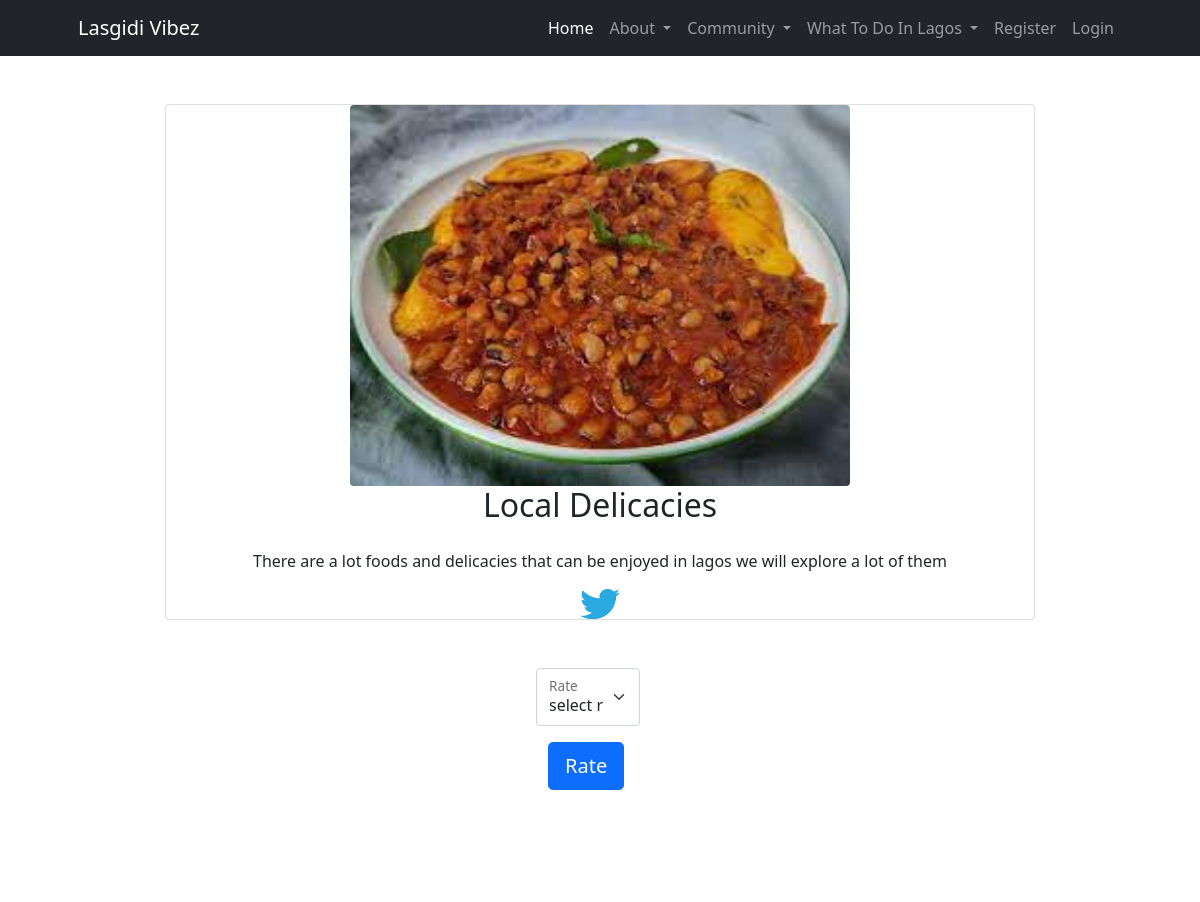
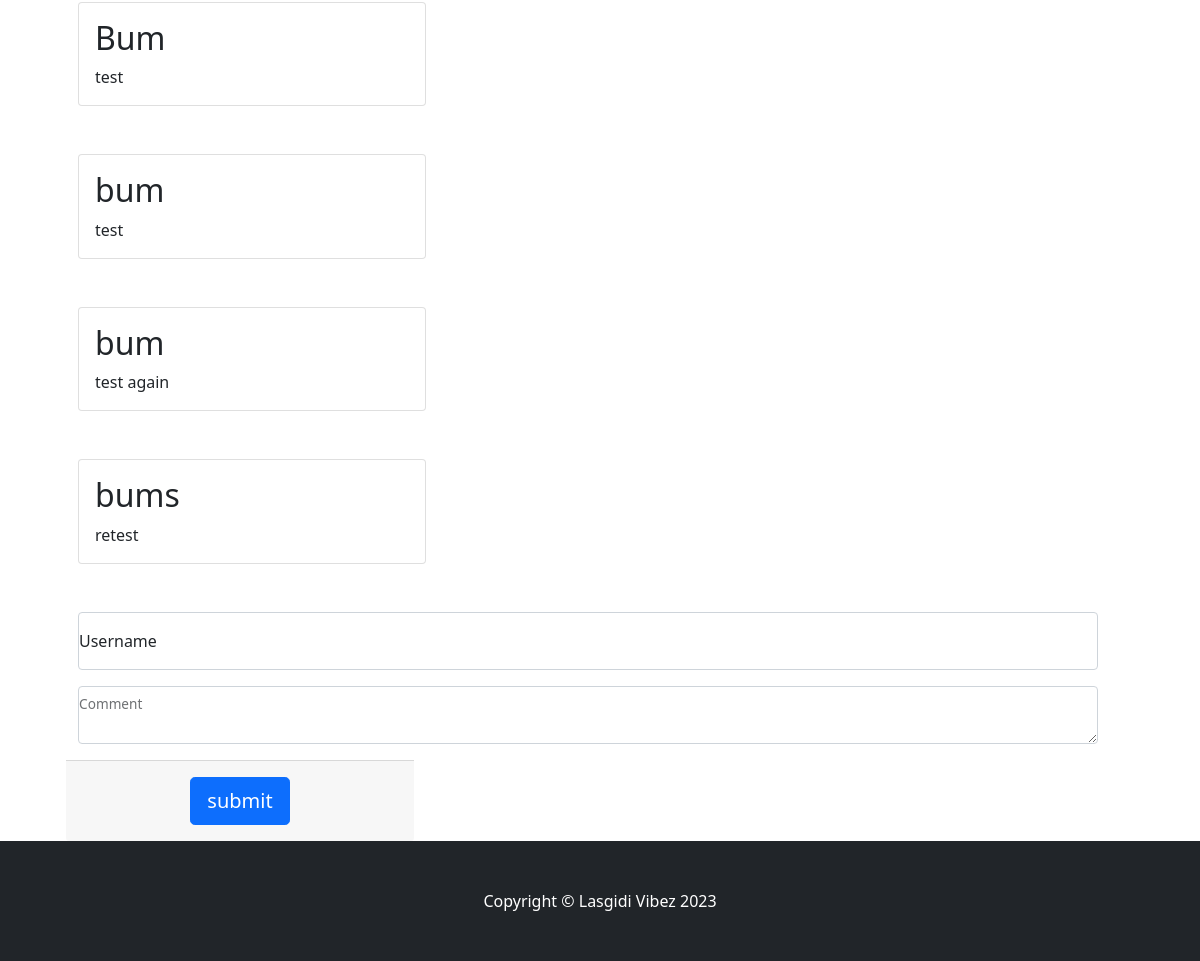
The page /viewStory.php?id=5 on the database its author committed (2 pictures, top to bottom).
### tables this page shows
CREATE TABLE `posts` (
  `id` int NOT NULL AUTO_INCREMENT,
  `title` varchar(60) NOT NULL,
  `story` varchar(255) NOT NULL,
  `category` varchar(45) DEFAULT NULL,
  `image` varchar(45) DEFAULT NULL,
  `writer` varchar(115) NOT NULL,
  `writer_id` int DEFAULT NULL,
  `rate` float DEFAULT NULL,
  `viewed` int DEFAULT NULL,
  `created` timestamp NULL DEFAULT CURRENT_TIMESTAMP,
  `publish` varchar(45) DEFAULT NULL,
  PRIMARY KEY (`id`)
);

CREATE TABLE `comments` (
  `id` int NOT NULL AUTO_INCREMENT,
  `comment` varchar(255) NOT NULL,
  `post_title` varchar(200) DEFAULT NULL,
  `created` timestamp NULL DEFAULT CURRENT_TIMESTAMP,
  `name` varchar(45) DEFAULT NULL,
  `postid` int NOT NULL,
  PRIMARY KEY (`id`)
);

### viewStory.php (the view, shortened to what this page needs)
<!DOCTYPE html>
<html lang="en">
<head>
    <link href="css/styles.css" rel="stylesheet" />
</head>
<body class="bg_image">
    <nav class="navbar navbar-expand-lg navbar-dark bg-dark">
        <div class="container px-5">
            <a class="navbar-brand" href="index.html">Lasgidi Vibez</a>
            <div class="collapse navbar-collapse" id="navbarSupportedContent">
                <ul class="navbar-nav ms-auto mb-2 mb-lg-0">
                    <?php
                    if ($_SESSION['fullname']) {
                        echo '<li class="nav-item"><a class="nav-link active" aria-current="page" href="index.php">Home</a></li>
                        <li class="nav-item dropdown">
                            <a class="nav-link dropdown-toggle" href="#" role="button" data-bs-toggle="dropdown" aria-expanded="false">
                                About
                            </a>
                            <ul class="dropdown-menu">
                                <li><a class="dropdown-item" href="#">Terms & Conditions</a></li>
                                <li><a class="dropdown-item" href="#">Privacy Policy</a></li>
                            </ul>
                        </li>
                        <li class="nav-item dropdown">
                            <a class="nav-link dropdown-toggle" href="#" role="button" data-bs-toggle="dropdown" aria-expanded="false">
                                Community
                            </a>
                            <ul class="dropdown-menu">
                                <li><a class="dropdown-item" href="category.php?category=tourist">Find a Tourist Site</a></li>
                                <li><a class="dropdown-item" href="category.php?category=reading">Free Reading Club</a></li>
                            </ul>
                        </li>
                        <li class="nav-item dropdown">
                            <a class="nav-link dropdown-toggle" href="#" role="button" data-bs-toggle="dropdown" aria-expanded="false">
                                What To Do In Lagos
                            </a>
                            <ul class="dropdown-menu">
                                <li><a class="dropdown-item" href="category.php?category=the_lagos_experience">My Lagos Experience</a></li>
                                <li><a class="dropdown-item" href="category.php?category=eko_ile">Eko Ile</a></li>
                                <li><a class="dropdown-item" href="category.php?category=culture">Culture</a></li>
                                <li>
                                    <hr class="dropdown-divider">
                                </li>
                                <li><a class="dropdown-item" href="category.php?category=events">Events this weekend</a></li>
                            </ul>
                        </li>';
                        echo '<li class="nav-item"><a class="nav-link" href="admin/index.php">Dashboard</a></li>';
                        echo '<li class="nav-item"><a class="nav-link" href="admin/logout.php">Logout</a></li>';
                    } else {
                        echo '<li class="nav-item"><a class="nav-link active" aria-current="page" href="index.php">Home</a></li>
                        <li class="nav-item dropdown">
                            <a class="nav-link dropdown-toggle" href="#" role="button" data-bs-toggle="dropdown" aria-expanded="false">
                                About
                            </a>
                            <ul class="dropdown-menu">
                                <li><a class="dropdown-item" href="#">Terms & Conditions</a></li>
                                <li><a class="dropdown-item" href="#">Privacy Policy</a></li>
                            </ul>
                        </li>
                        <li class="nav-item dropdown">
                            <a class="nav-link dropdown-toggle" href="#" role="button" data-bs-toggle="dropdown" aria-expanded="false">
                                Community
                            </a>
                            <ul class="dropdown-menu">
                                <li><a class="dropdown-item" href="category.php?category=tourist">Find a Tourist Site</a></li>
                                <li><a class="dropdown-item" href="category.php?category=reading">Free Reading Club</a></li>
                            </ul>
                        </li>
                        <li class="nav-item dropdown">
                            <a class="nav-link dropdown-toggle" href="#" role="button" data-bs-toggle="dropdown" aria-expanded="false">
                                What To Do In Lagos
                            </a>
                            <ul class="dropdown-menu">
                                <li><a class="dropdown-item" href="category.php?category=the_lagos_experience">My Lagos Experience</a></li>
                                <li><a class="dropdown-item" href="category.php?category=eko_ile">Eko Ile</a></li>
                                <li><a class="dropdown-item" href="category.php?category=culture">Culture</a></li>
                                <li>
                                    <hr class="dropdown-divider">
                                </li>
                                <li><a class="dropdown-item" href="category.php?category=events">Events this weekend</a></li>
                            </ul>
                        </li>';
                        echo '<li class="nav-item"><a class="nav-link " aria-current="page" href="./admin/register.php">Register</a></li>';
                        echo '<li class="nav-item"><a class="nav-link " aria-current="page" href="./admin/login.php">Login</a></li>';
                    }
                    ?>
                </ul>
            </div>
        </div>
    </nav>
    <div class="container mt-5 px-4 px-lg-5 h-100  justify-content-around align-content-center">
        <div class="col-md-12 d-flex flex-column align-items-center vh-100 w-100">
            <?php
            $servername = "localhost";
            $dbname = 'lasgidi';
            $username = "root";
            $password = "Bumshaha@gidi";
            $mysqli = new mysqli($servername, $username, $password, $dbname);
            if ($_SERVER["REQUEST_METHOD"] == "POST") {
                $comment = $_POST['comment'];
                $name = $_POST['name'];
                $postid = $_POST['postid'];
                if (
                    empty($category) && empty($name)
                ) {
                    echo "select at least one filter";
                } else {
                    $servername = "localhost";
                    $dbname = 'lasgidi';
                    $username = "root";
                    $password = "Bumshaha@gidi";
                    $mysqli = new mysqli($servername, $username, $password, $dbname);
                    $stmt = $mysqli->prepare("INSERT INTO comments (`comment`,`name`,`post_title`,`postid`) VALUES (?,?,?,?)");
                    $stmt->bind_param("ssss", $comment, $name, $title, $postid);
                    if ($stmt->execute()) {
                        $stmt->close();
                        echo "Comment created successful";
                        header("Location: viewStory.php?id=" . $postid);
                    } else {
                        echo
                        $stmt->error;
                    }
                }
            } else {
                $id = $_GET['id'];
                $stmt = "select id,story,title,publish,image,rate,viewed,created from posts where id = $id ";
                $result = $mysqli->query($stmt);
                $data = $result->fetch_assoc();
                $stmt2 = "select * from comments where postid = $id ";
                $cresult = $mysqli->query($stmt2);
                $cdata = [];
                $cdata = $cresult->fetch_all(MYSQLI_ASSOC);
            }
            echo "
           <div class='col-md-10 mt-10 mb-5'>
                    <div class='card col-md-12 h-100 d-flex align-items-center'>
                     <div class=''><img id='img1' class='img-fluid rounded mb-4 mb-lg-0' src=" . "/admin/images/" . $data['image'] . " alt='...' width='500' height='500'/></div>
                    <h2 class='card-title'>" . $data['title'] . "</h2>
                        <div class='card-body'>
                            <p class='card-text'> " . $data['story'] . "</p>
                        </div>
                        <a href='http://www.twitter.com/share?url=http://www.lasigidivibez.com/'><img src='assets/twitter.png' width='40' height='30'></a>
                    </div>
                </div>"; ?>
            <form action="rate.php" method="POST">
                <div class="row col-md-12">
                    <div class="form-floating mb-3">
                        <div class=" row form-floating mb-3">
                            <select class="form-select" name="rate" aria-label="Default select example">
                                <option selected>select rate</option>
                            </select>
                            <label for="inputPassword">Rate</label>
                        </div>
                        <div class="form-floating">
                            <input type="submit" value="Rate" name="submit" class="btn btn-primary btn-lg" />
                        </div>
                    </div>
                </div>
            </form>
        </div>
        <?php
        foreach ($cdata as $crow) {
        ?>
            <div class='col-md-4 mb-5'>
                <div class='card h-100'>
                    <div class='card-body'>
                        <h2 class='card-title'><?= $crow['name'] ?></h2>
                        <p class='card-text'><?= $crow['comment'] ?></p>
                    </div>
                </div>
            </div>
        <?php } ?>
        <form action="<?php echo htmlspecialchars($_SERVER["PHP_SELF"]) ?>" method="POST">
            <div class="row col-md-12">
                <div class="form-floating mb-3">
                    <input class="form-control" id="inputTitle" name="name" type="type" placeholder="name@example.com" />
                    <label for="inputTitle">Username </label>
                </div>
                <div class="form-floating mb-3">
                    <textarea class="form-control" id="inputContent" name="comment" type="textarea" placeholder="name@example.com">
                                            </textarea>
                    <label for="inputContent">Comment</label>
                </div>
                <div class="card-footer text-center py-3  col-md-4">
                    <input type="submit" value="submit" name="submit" class="btn btn-primary btn-lg" />
                </div>
            </div>
        </form>
    </div>
    <footer class="py-5 bg-dark">
        <div class="container px-4 px-lg-5">
            <p class="m-0 text-center text-white">Copyright &copy; Lasgidi Vibez 2023</p>
        </div>
    </footer>
</body>
</html>

### rows shown on the page
posts: image (picture), title "Local Delicacies", story "There are a lot foods and delicacies that can be enjoyed in lagos we will explore a lot of them"
comments: name "Bum", comment "test"
comments: name "bum", comment "test"
comments: name "bum", comment "test again"
comments: name "bums", comment "retest"
